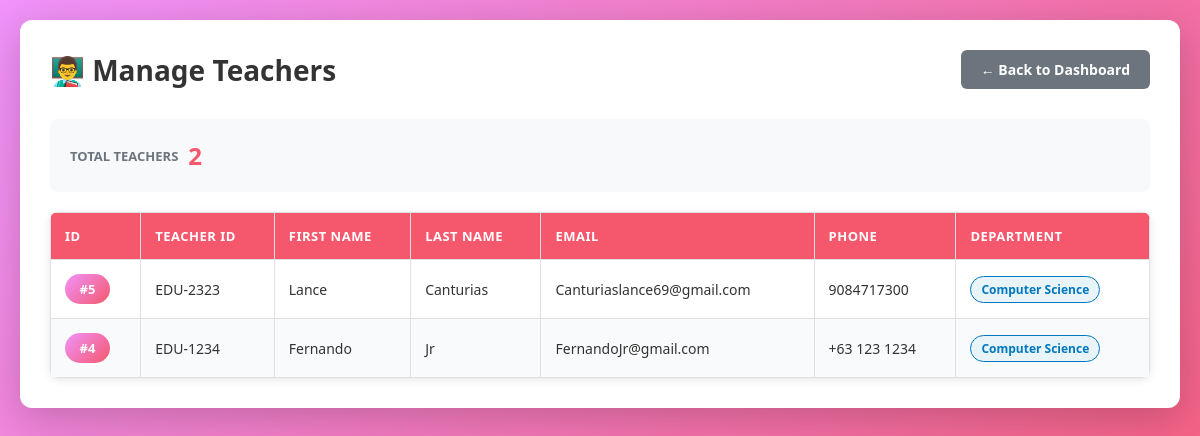
/php/admin/view_teacher.php, run on the app's committed database.
### tables this page shows
CREATE TABLE `teachers` (
  `id` int(11) NOT NULL,
  `teacher_id` varchar(50) NOT NULL,
  `first_name` varchar(100) NOT NULL,
  `last_name` varchar(100) NOT NULL,
  `email` varchar(255) NOT NULL,
  `phone` varchar(20) DEFAULT NULL,
  `department` varchar(100) NOT NULL,
  `password` varchar(255) NOT NULL,
  `profile_picture` varchar(500) DEFAULT NULL,
  `created_at` timestamp NOT NULL DEFAULT current_timestamp(),
  `updated_at` timestamp NOT NULL DEFAULT current_timestamp() ON UPDATE current_timestamp()
);

### php/admin/view_teacher.php (the view, shortened to what this page needs)
<?php
$host = 'localhost';
$username = 'root';
$password = '';
$database = 'student_management';
$conn = new mysqli($host, $username, $password, $database);
$conn->set_charset("utf8mb4");
$sql = "SELECT id, teacher_id, first_name, last_name, email, phone, department FROM teachers ORDER BY id DESC";
$result = $conn->query($sql);
function safe($value) {
    return htmlspecialchars($value ?? 'N/A');
}
?>
<!DOCTYPE html>
<html lang="en">
<head>
</head>
<body>
    <div class="container">
        <div class="header">
            <h1>👨‍🏫 Manage Teachers</h1>
            <div class="action-buttons">
                <a href="dashboard.php" class="btn btn-back">← Back to Dashboard</a>
            </div>
        </div>
        <?php if ($result && $result->num_rows > 0): ?>
            <div class="stats">
                <div class="stat-item">
                    <span class="stat-label">Total Teachers</span>
                    <span class="stat-value"><?= $result->num_rows; ?></span>
                </div>
            </div>
            <div class="table-wrapper">
                <table>
                    <thead>
                        <tr>
                            <th>ID</th>
                            <th>Teacher ID</th>
                            <th>First Name</th>
                            <th>Last Name</th>
                            <th>Email</th>
                            <th>Phone</th>
                            <th>Department</th>
                        </tr>
                    </thead>
                    <tbody>
                        <?php while ($row = $result->fetch_assoc()): ?>
                            <tr>
                                <td>
                                    <a href="view_teacher.php?id=<?= $row['id']; ?>" style="text-decoration: none;">
                                        <span class="id-badge">
                                            #<?= safe($row['id']); ?>
                                        </span>
                                    </a>
                                </td>
                                <td>
                                    <a href="view_teacher.php?id=<?= $row['id']; ?>" style="text-decoration: none; color: inherit;">
                                        <?= safe($row['teacher_id']); ?>
                                    </a>
                                </td>
                                <td><?= safe($row['first_name']); ?></td>
                                <td><?= safe($row['last_name']); ?></td>
                                <td><?= safe($row['email']); ?></td>
                                <td><?= safe($row['phone']); ?></td>
                                <td>
                                    <span class="department-badge"><?= safe($row['department']); ?></span>
                                </td>
                            </tr>
                        <?php endwhile; ?>
                    </tbody>
                </table>
            </div>
        <?php endif; ?>
    </div>
</body>
</html>

### php/admin/view_teacher.php (style rules this page uses)
* { margin: 0; padding: 0; box-sizing: border-box; }
body { font-family: 'Segoe UI', Tahoma, Geneva, Verdana, sans-serif; background: linear-gradient(135deg, #f093fb 0%, #f5576c 100%); min-height: 100vh; padding: 20px; }
.container { max-width: 1300px; margin: 0 auto; background: white; padding: 30px; border-radius: 12px; box-shadow: 0 10px 40px rgba(0, 0, 0, 0.2); }
.header { display: flex; justify-content: space-between; align-items: center; margin-bottom: 30px; flex-wrap: wrap; gap: 15px; }
h1 { color: #333; font-size: 28px; margin: 0; }
.action-buttons { display: flex; gap: 10px; flex-wrap: wrap; }
.btn { color: white; padding: 10px 20px; border-radius: 6px; text-decoration: none; font-weight: 600; transition: all 0.3s; display: inline-flex; align-items: center; gap: 5px; border: none; cursor: pointer; font-size: 14px; }
.btn-back { background: #6c757d; }
.stats { background: #f8f9fa; padding: 20px; border-radius: 8px; margin-bottom: 20px; display: flex; gap: 30px; flex-wrap: wrap; }
.stat-item { display: flex; align-items: center; gap: 10px; }
.stat-label { color: #6c757d; font-size: 13px; font-weight: 600; text-transform: uppercase; }
.stat-value { color: #f5576c; font-size: 24px; font-weight: 700; }
.table-wrapper { overflow-x: auto; border-radius: 8px; box-shadow: 0 2px 8px rgba(0, 0, 0, 0.1); }
table { width: 100%; border-collapse: collapse; }
th, td { border: 1px solid #e0e0e0; padding: 14px; text-align: left; }
th { background-color: #f5576c; color: white; font-weight: 600; text-transform: uppercase; font-size: 13px; letter-spacing: 0.5px; }
td { color: #333; font-size: 14px; }
tr:nth-child(even) { background-color: #f9fafb; }
.id-badge { display: inline-block; background: linear-gradient(135deg, #f093fb 0%, #f5576c 100%); color: white; padding: 6px 12px; border-radius: 20px; font-weight: 600; font-size: 13px; min-width: 45px; text-align: center; }
.department-badge { display: inline-block; background: #e8f4f8; color: #0077be; padding: 4px 10px; border-radius: 16px; font-size: 12px; font-weight: 600; border: 1px solid #0077be; }

### data on the page
teachers: id "5", teacher "EDU-2323", first_name "Lance", last_name "Canturias", email "Canturiaslance69@gmail.com", phone "9084717300", department "Computer Science"
teachers: id "4", teacher "EDU-1234", first_name "Fernando", last_name "Jr", email "FernandoJr@gmail.com", phone "+63 123 1234", department "Computer Science"

### other printed values
$result->num_rows "2"
